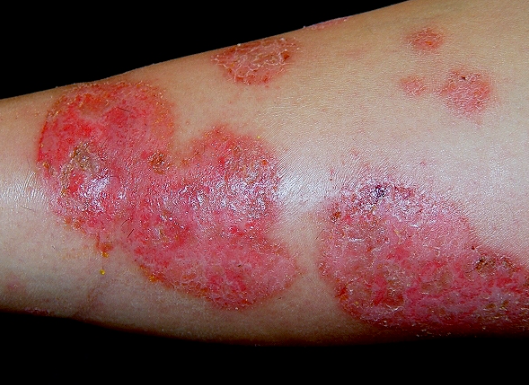
#> input picture backend/app/ai/module3/image.png, 529 x 385 px
$ python severity.py image.png 20251212_123022.png
#> lines starting #> are read from the running program, lines starting #| are printed output that depends on the picture; after the words box and inside, x2 and y2 are one past the last pixel; in counts of white or black regions, pixels touching at a corner belong together
"""
severity.py — Score de sévérité cutanée
VERSION INTERMÉDIAIRE : sans CNN, robuste aux phototypes sombres.
Compatible avec l'ancienne signature (image_path only) ET la nouvelle (+ fitzpatrick).
"""

import numpy as np
from PIL import Image

try:
    import cv2
    CV2_AVAILABLE = True
except ImportError:
    CV2_AVAILABLE = False


FITZPATRICK_BASELINE = {
    "I":   0.00,
    "II":  0.01,
    "III": 0.02,
    "IV":  0.04,
    "V":   0.07,
    "VI":  0.10,
}


def _load_arrays(image_path: str):
    img_pil = Image.open(image_path).convert("RGB")
    rgb = np.array(img_pil, dtype=np.uint8)
    return rgb


def _score_red_pixels(rgb: np.ndarray) -> float:
    """Score original — pixels rouges bruts (fallback si pas cv2)."""
    R = rgb[:, :, 0].astype(float)
    G = rgb[:, :, 1].astype(float)
    B = rgb[:, :, 2].astype(float)
    red_mask = (R > 150) & (G < 100) & (B < 100)
    return float(red_mask.sum()) / red_mask.size


def _score_hsv_erythema(rgb: np.ndarray) -> float:
    """Détecte érythème via teinte HSV — robuste à l'éclairage."""
    bgr = cv2.cvtColor(rgb, cv2.COLOR_RGB2BGR)
    hsv = cv2.cvtColor(bgr, cv2.COLOR_BGR2HSV).astype(float)
    H, S, V = hsv[:,:,0], hsv[:,:,1], hsv[:,:,2]
    red_zone = ((H <= 10) | (H >= 160)) & (S > 50) & (V > 40)
    return float(red_zone.sum()) / red_zone.size


def _score_lab_inflammation(rgb: np.ndarray) -> float:
    """Canal a* LAB — inflammation perceptuellement uniforme."""
    bgr = cv2.cvtColor(rgb, cv2.COLOR_RGB2BGR)
    lab = cv2.cvtColor(bgr, cv2.COLOR_BGR2LAB).astype(float)
    a_channel = lab[:, :, 1]
    inflamed = a_channel > 135
    if inflamed.sum() == 0:
        return 0.0
    intensity = np.clip((a_channel[inflamed] - 128) / 127, 0, 1)
    return float((inflamed.sum() / a_channel.size) * intensity.mean())


def _score_texture(rgb: np.ndarray) -> float:
    """Variance locale — lésions actives = surface irrégulière."""
    from scipy.ndimage import uniform_filter
    gray = 0.299*rgb[:,:,0] + 0.587*rgb[:,:,1] + 0.114*rgb[:,:,2]
    mean_sq = uniform_filter(gray**2, size=8)
    sq_mean = uniform_filter(gray, size=8)**2
    local_var = np.maximum(mean_sq - sq_mean, 0)
    return float(np.clip(local_var.mean() / 2000.0, 0, 1))


def get_severity_score(image_path: str, fitzpatrick: str = "III") -> float:
    """
    Score de sévérité entre 0.0 (peau saine) et 1.0 (très sévère).

    Paramètres
    ----------
    image_path  : chemin vers l'image
    fitzpatrick : phototype I à VI (défaut III — contexte algérien)
                  Accepte aussi None pour rétrocompatibilité → utilise III
    """
    if fitzpatrick is None:
        fitzpatrick = "III"

    rgb = _load_arrays(image_path)

    if CV2_AVAILABLE:
        try:
            from scipy.ndimage import uniform_filter
            s_hsv     = _score_hsv_erythema(rgb)
#> in _score_hsv_erythema, `H, S, V = hsv[:,:,0], hsv[:,:,1], hsv[:,:,2]`:
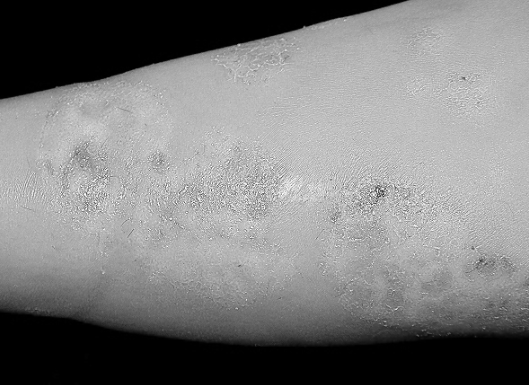
#> V: shape (385, 529) float64; min 0, max 255, mean 126
#> in _score_hsv_erythema, `red_zone = ((H <= 10) | (H >= 160)) & (S > 50) & (V > 40)`:
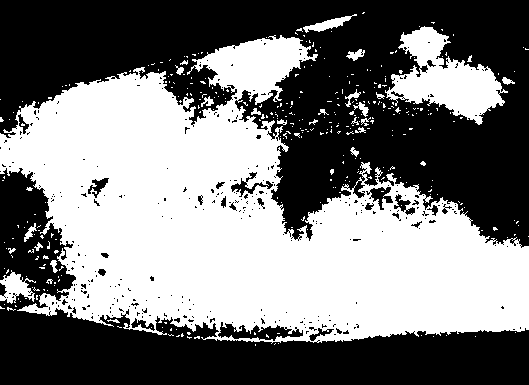
#> red_zone: shape (385, 529) bool; 47.7% white; 343 white regions (316 under 20 px), largest, box (x1, y1, x2, y2) and area: (0, 35, 529, 344) 88420, (385, 26, 508, 125) 5533, (0, 270, 36, 304) 611
#> s_hsv = 0.477
            s_lab     = _score_lab_inflammation(rgb)
#> in _score_lab_inflammation, `lab = cv2.cvtColor(bgr, cv2.COLOR_BGR2LAB).astype(float)`:
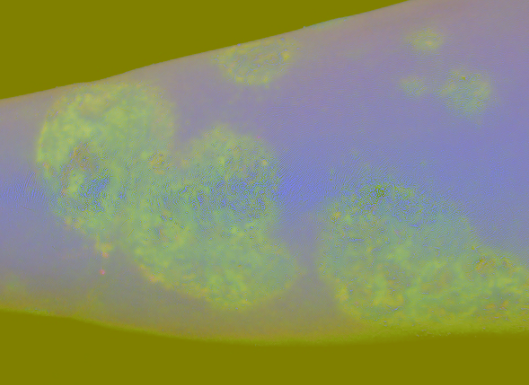
#> lab: shape (385, 529, 3) float64; mean B, G, R 102.3, 144.2, 137.2
#> in _score_lab_inflammation, `a_channel = lab[:, :, 1]`:
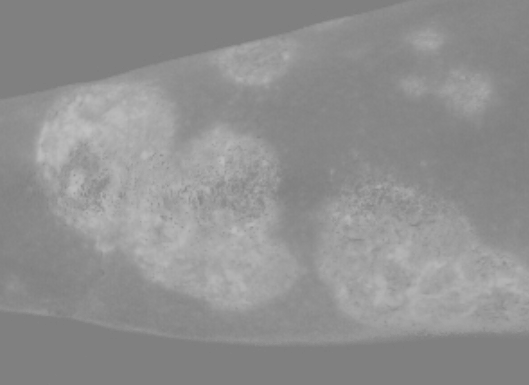
#> a_channel: shape (385, 529) float64; min 126, max 193, mean 144.2
#> in _score_lab_inflammation, `inflamed = a_channel > 135`:
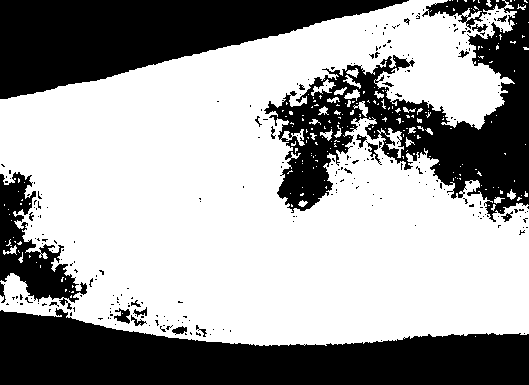
#> inflamed: shape (385, 529) bool; 62.4% white; 261 black regions (237 under 20 px), largest, box (x1, y1, x2, y2) and area: (0, 308, 529, 385) 26674, (264, 0, 529, 222) 22092, (0, 0, 409, 99) 21259
#> s_lab = 0.121
            s_texture = _score_texture(rgb)
#> in _score_texture, `mean_sq = uniform_filter(gray**2, size=8)`:
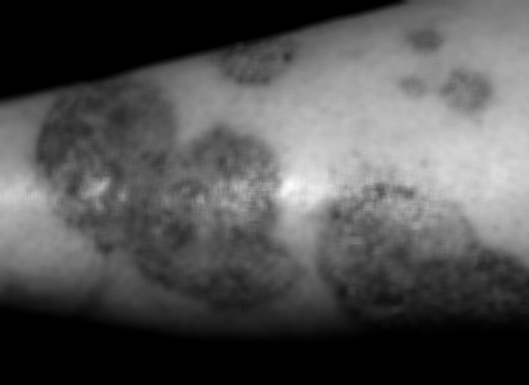
#> mean_sq: shape (385, 529) float64; min -1.77e-11, max 41451.5, mean 13473.3; drawn with min black and max white
#> in _score_texture, `local_var = np.maximum(mean_sq - sq_mean, 0)`:
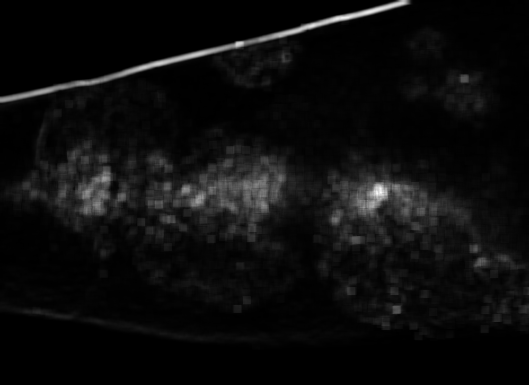
#> local_var: shape (385, 529) float64; min 0, max 3045.1, mean 156.6; drawn with min black and max white
#> s_texture = 0.0783
            raw = 0.45 * s_hsv + 0.40 * s_lab + 0.15 * s_texture
#> raw = 0.275
        except Exception:
            raw = _score_red_pixels(rgb)
    else:
        # Fallback : version originale pixels rouges
        raw = _score_red_pixels(rgb)

    baseline  = FITZPATRICK_BASELINE.get(str(fitzpatrick).upper(), 0.02)
    corrected = max(0.0, raw - baseline)
#> corrected = 0.255
    scaled    = float(np.clip(corrected / 0.35, 0.0, 1.0))
#> scaled = 0.728

    return round(scaled, 4)


# ── Test rapide ───────────────────────────────────────────────────
if __name__ == "__main__":
    import sys
    if len(sys.argv) < 2:
        print("Usage: python severity.py <image_path> [fitzpatrick]")
        sys.exit(1)
    path = sys.argv[1]
    fitz = sys.argv[2] if len(sys.argv) > 2 else "III"
    score = get_severity_score(path, fitzpatrick=fitz)
#> score = 0.728
    print(f"🔥 Sévérité : {score:.4f}  (phototype {fitz})")
#| 🔥 Sévérité : 0.7280  (phototype 20251212_123022.png)
